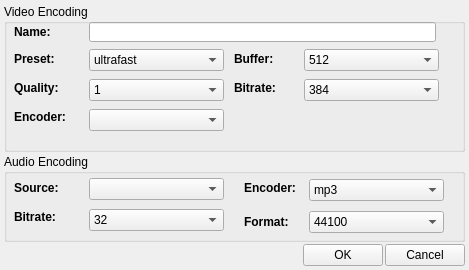
<?xml version="1.0" encoding="UTF-8"?>
<ui version="4.0">
 <class>MqsEncoder</class>
 <widget class="QWidget" name="MqsEncoder">
  <property name="windowModality">
   <enum>Qt::ApplicationModal</enum>
  </property>
  <property name="geometry">
   <rect>
    <x>0</x>
    <y>0</y>
    <width>469</width>
    <height>270</height>
   </rect>
  </property>
  <property name="windowTitle">
   <string>Encoder Properties</string>
  </property>
  <property name="windowIcon">
   <iconset>
    <normaloff>:/MediaQuickSync/resources/GoContactSyncLogo.ico</normaloff>:/MediaQuickSync/resources/GoContactSyncLogo.ico</iconset>
  </property>
  <layout class="QVBoxLayout" name="verticalLayout" stretch="10,6,0">
   <property name="spacing">
    <number>2</number>
   </property>
   <property name="margin">
    <number>4</number>
   </property>
   <item>
    <widget class="QGroupBox" name="groupBox_2">
     <property name="title">
      <string>Video Encoding</string>
     </property>
     <widget class="QLabel" name="label_5">
      <property name="geometry">
       <rect>
        <x>10</x>
        <y>76</y>
        <width>55</width>
        <height>16</height>
       </rect>
      </property>
      <property name="text">
       <string>&lt;html&gt;&lt;head/&gt;&lt;body&gt;&lt;p&gt;&lt;span style=&quot; font-size:9pt; font-weight:600;&quot;&gt;Quality:&lt;/span&gt;&lt;/p&gt;&lt;/body&gt;&lt;/html&gt;</string>
      </property>
     </widget>
     <widget class="QComboBox" name="combo_preset">
      <property name="geometry">
       <rect>
        <x>85</x>
        <y>45</y>
        <width>135</width>
        <height>22</height>
       </rect>
      </property>
      <item>
       <property name="text">
        <string>ultrafast</string>
       </property>
      </item>
      <item>
       <property name="text">
        <string>superfast</string>
       </property>
      </item>
      <item>
       <property name="text">
        <string>veryfast</string>
       </property>
      </item>
      <item>
       <property name="text">
        <string>faster</string>
       </property>
      </item>
      <item>
       <property name="text">
        <string>fast</string>
       </property>
      </item>
      <item>
       <property name="text">
        <string>medium</string>
       </property>
      </item>
      <item>
       <property name="text">
        <string>slow</string>
       </property>
      </item>
      <item>
       <property name="text">
        <string>slower</string>
       </property>
      </item>
      <item>
       <property name="text">
        <string>veryslow</string>
       </property>
      </item>
      <item>
       <property name="text">
        <string>placebo</string>
       </property>
      </item>
     </widget>
     <widget class="QComboBox" name="combo_quality">
      <property name="geometry">
       <rect>
        <x>85</x>
        <y>75</y>
        <width>135</width>
        <height>22</height>
       </rect>
      </property>
      <item>
       <property name="text">
        <string>1</string>
       </property>
      </item>
      <item>
       <property name="text">
        <string>2</string>
       </property>
      </item>
      <item>
       <property name="text">
        <string>3</string>
       </property>
      </item>
      <item>
       <property name="text">
        <string>4</string>
       </property>
      </item>
      <item>
       <property name="text">
        <string>5</string>
       </property>
      </item>
      <item>
       <property name="text">
        <string>6</string>
       </property>
      </item>
     </widget>
     <widget class="QLabel" name="label_4">
      <property name="geometry">
       <rect>
        <x>10</x>
        <y>47</y>
        <width>55</width>
        <height>16</height>
       </rect>
      </property>
      <property name="text">
       <string>&lt;html&gt;&lt;head/&gt;&lt;body&gt;&lt;p&gt;&lt;span style=&quot; font-size:9pt; font-weight:600;&quot;&gt;Preset:&lt;/span&gt;&lt;/p&gt;&lt;/body&gt;&lt;/html&gt;</string>
      </property>
     </widget>
     <widget class="QComboBox" name="combo_encoder">
      <property name="geometry">
       <rect>
        <x>85</x>
        <y>105</y>
        <width>135</width>
        <height>22</height>
       </rect>
      </property>
     </widget>
     <widget class="QLabel" name="label_6">
      <property name="geometry">
       <rect>
        <x>10</x>
        <y>105</y>
        <width>55</width>
        <height>16</height>
       </rect>
      </property>
      <property name="text">
       <string>&lt;html&gt;&lt;head/&gt;&lt;body&gt;&lt;p&gt;&lt;span style=&quot; font-size:9pt; font-weight:600;&quot;&gt;Encoder:&lt;/span&gt;&lt;/p&gt;&lt;/body&gt;&lt;/html&gt;</string>
      </property>
     </widget>
     <widget class="QComboBox" name="combo_buffer">
      <property name="geometry">
       <rect>
        <x>300</x>
        <y>45</y>
        <width>135</width>
        <height>22</height>
       </rect>
      </property>
      <item>
       <property name="text">
        <string>512</string>
       </property>
      </item>
      <item>
       <property name="text">
        <string>1024</string>
       </property>
      </item>
      <item>
       <property name="text">
        <string>2048</string>
       </property>
      </item>
      <item>
       <property name="text">
        <string>4096</string>
       </property>
      </item>
      <item>
       <property name="text">
        <string>8192</string>
       </property>
      </item>
      <item>
       <property name="text">
        <string>12288</string>
       </property>
      </item>
      <item>
       <property name="text">
        <string>16384</string>
       </property>
      </item>
      <item>
       <property name="text">
        <string>24576</string>
       </property>
      </item>
      <item>
       <property name="text">
        <string>32768</string>
       </property>
      </item>
     </widget>
     <widget class="QComboBox" name="combo_bitrate">
      <property name="geometry">
       <rect>
        <x>300</x>
        <y>75</y>
        <width>135</width>
        <height>22</height>
       </rect>
      </property>
      <item>
       <property name="text">
        <string>384</string>
       </property>
      </item>
      <item>
       <property name="text">
        <string>512</string>
       </property>
      </item>
      <item>
       <property name="text">
        <string>768</string>
       </property>
      </item>
      <item>
       <property name="text">
        <string>1024</string>
       </property>
      </item>
      <item>
       <property name="text">
        <string>1536</string>
       </property>
      </item>
      <item>
       <property name="text">
        <string>2048</string>
       </property>
      </item>
      <item>
       <property name="text">
        <string>2560</string>
       </property>
      </item>
      <item>
       <property name="text">
        <string>3072</string>
       </property>
      </item>
      <item>
       <property name="text">
        <string>4096</string>
       </property>
      </item>
      <item>
       <property name="text">
        <string>6144</string>
       </property>
      </item>
      <item>
       <property name="text">
        <string>8192</string>
       </property>
      </item>
     </widget>
     <widget class="QLabel" name="label_7">
      <property name="geometry">
       <rect>
        <x>230</x>
        <y>47</y>
        <width>55</width>
        <height>16</height>
       </rect>
      </property>
      <property name="text">
       <string>&lt;html&gt;&lt;head/&gt;&lt;body&gt;&lt;p&gt;&lt;span style=&quot; font-size:9pt; font-weight:600;&quot;&gt;Buffer:&lt;/span&gt;&lt;/p&gt;&lt;/body&gt;&lt;/html&gt;</string>
      </property>
     </widget>
     <widget class="QLabel" name="label_8">
      <property name="geometry">
       <rect>
        <x>230</x>
        <y>76</y>
        <width>55</width>
        <height>16</height>
       </rect>
      </property>
      <property name="text">
       <string>&lt;html&gt;&lt;head/&gt;&lt;body&gt;&lt;p&gt;&lt;span style=&quot; font-size:9pt; font-weight:600;&quot;&gt;Bitrate:&lt;/span&gt;&lt;/p&gt;&lt;/body&gt;&lt;/html&gt;</string>
      </property>
     </widget>
     <widget class="QLabel" name="label_10">
      <property name="geometry">
       <rect>
        <x>10</x>
        <y>20</y>
        <width>59</width>
        <height>16</height>
       </rect>
      </property>
      <property name="text">
       <string>&lt;html&gt;&lt;head/&gt;&lt;body&gt;&lt;p&gt;&lt;span style=&quot; font-size:9pt; font-weight:600;&quot;&gt;Name:&lt;/span&gt;&lt;/p&gt;&lt;/body&gt;&lt;/html&gt;</string>
      </property>
     </widget>
     <widget class="QLineEdit" name="line_name">
      <property name="geometry">
       <rect>
        <x>85</x>
        <y>18</y>
        <width>347</width>
        <height>20</height>
       </rect>
      </property>
     </widget>
    </widget>
   </item>
   <item>
    <widget class="QGroupBox" name="groupBox">
     <property name="title">
      <string>Audio Encoding</string>
     </property>
     <widget class="QComboBox" name="combo_audio_format">
      <property name="geometry">
       <rect>
        <x>305</x>
        <y>57</y>
        <width>135</width>
        <height>22</height>
       </rect>
      </property>
      <item>
       <property name="text">
        <string>44100</string>
       </property>
      </item>
      <item>
       <property name="text">
        <string>22050</string>
       </property>
      </item>
     </widget>
     <widget class="QLabel" name="label">
      <property name="geometry">
       <rect>
        <x>240</x>
        <y>60</y>
        <width>55</width>
        <height>16</height>
       </rect>
      </property>
      <property name="text">
       <string>&lt;html&gt;&lt;head/&gt;&lt;body&gt;&lt;p&gt;&lt;span style=&quot; font-size:9pt; font-weight:600;&quot;&gt;Format:&lt;/span&gt;&lt;/p&gt;&lt;/body&gt;&lt;/html&gt;</string>
      </property>
     </widget>
     <widget class="QLabel" name="label_2">
      <property name="geometry">
       <rect>
        <x>10</x>
        <y>55</y>
        <width>55</width>
        <height>16</height>
       </rect>
      </property>
      <property name="text">
       <string>&lt;html&gt;&lt;head/&gt;&lt;body&gt;&lt;p&gt;&lt;span style=&quot; font-size:9pt; font-weight:600;&quot;&gt;Bitrate:&lt;/span&gt;&lt;/p&gt;&lt;/body&gt;&lt;/html&gt;</string>
      </property>
     </widget>
     <widget class="QComboBox" name="combo_audio_bitrate">
      <property name="geometry">
       <rect>
        <x>85</x>
        <y>55</y>
        <width>135</width>
        <height>22</height>
       </rect>
      </property>
      <item>
       <property name="text">
        <string>32</string>
       </property>
      </item>
      <item>
       <property name="text">
        <string>56</string>
       </property>
      </item>
      <item>
       <property name="text">
        <string>80</string>
       </property>
      </item>
      <item>
       <property name="text">
        <string>96</string>
       </property>
      </item>
      <item>
       <property name="text">
        <string>112</string>
       </property>
      </item>
      <item>
       <property name="text">
        <string>128</string>
       </property>
      </item>
      <item>
       <property name="text">
        <string>160</string>
       </property>
      </item>
      <item>
       <property name="text">
        <string>192</string>
       </property>
      </item>
      <item>
       <property name="text">
        <string>224</string>
       </property>
      </item>
      <item>
       <property name="text">
        <string>256</string>
       </property>
      </item>
      <item>
       <property name="text">
        <string>320</string>
       </property>
      </item>
     </widget>
     <widget class="QLabel" name="label_3">
      <property name="geometry">
       <rect>
        <x>240</x>
        <y>26</y>
        <width>55</width>
        <height>16</height>
       </rect>
      </property>
      <property name="text">
       <string>&lt;html&gt;&lt;head/&gt;&lt;body&gt;&lt;p&gt;&lt;span style=&quot; font-size:9pt; font-weight:600;&quot;&gt;Encoder:&lt;/span&gt;&lt;/p&gt;&lt;/body&gt;&lt;/html&gt;</string>
      </property>
     </widget>
     <widget class="QComboBox" name="combo_audio_encoder">
      <property name="geometry">
       <rect>
        <x>305</x>
        <y>25</y>
        <width>135</width>
        <height>22</height>
       </rect>
      </property>
      <item>
       <property name="text">
        <string>mp3</string>
       </property>
      </item>
      <item>
       <property name="text">
        <string>aac -strict 2</string>
       </property>
      </item>
     </widget>
     <widget class="QLabel" name="label_9">
      <property name="geometry">
       <rect>
        <x>10</x>
        <y>26</y>
        <width>55</width>
        <height>16</height>
       </rect>
      </property>
      <property name="text">
       <string>&lt;html&gt;&lt;head/&gt;&lt;body&gt;&lt;p&gt;&lt;span style=&quot; font-size:9pt; font-weight:600;&quot;&gt;Source:&lt;/span&gt;&lt;/p&gt;&lt;/body&gt;&lt;/html&gt;</string>
      </property>
     </widget>
     <widget class="QComboBox" name="combo_audio_source">
      <property name="geometry">
       <rect>
        <x>85</x>
        <y>24</y>
        <width>135</width>
        <height>22</height>
       </rect>
      </property>
     </widget>
    </widget>
   </item>
   <item>
    <layout class="QHBoxLayout" name="horizontalLayout">
     <item>
      <spacer name="horizontalSpacer">
       <property name="orientation">
        <enum>Qt::Horizontal</enum>
       </property>
       <property name="sizeHint" stdset="0">
        <size>
         <width>40</width>
         <height>20</height>
        </size>
       </property>
      </spacer>
     </item>
     <item>
      <widget class="QPushButton" name="button_ok">
       <property name="text">
        <string>OK</string>
       </property>
      </widget>
     </item>
     <item>
      <widget class="QPushButton" name="button_cancel">
       <property name="text">
        <string>Cancel</string>
       </property>
      </widget>
     </item>
    </layout>
   </item>
  </layout>
 </widget>
 <resources/>
 <connections/>
</ui>
